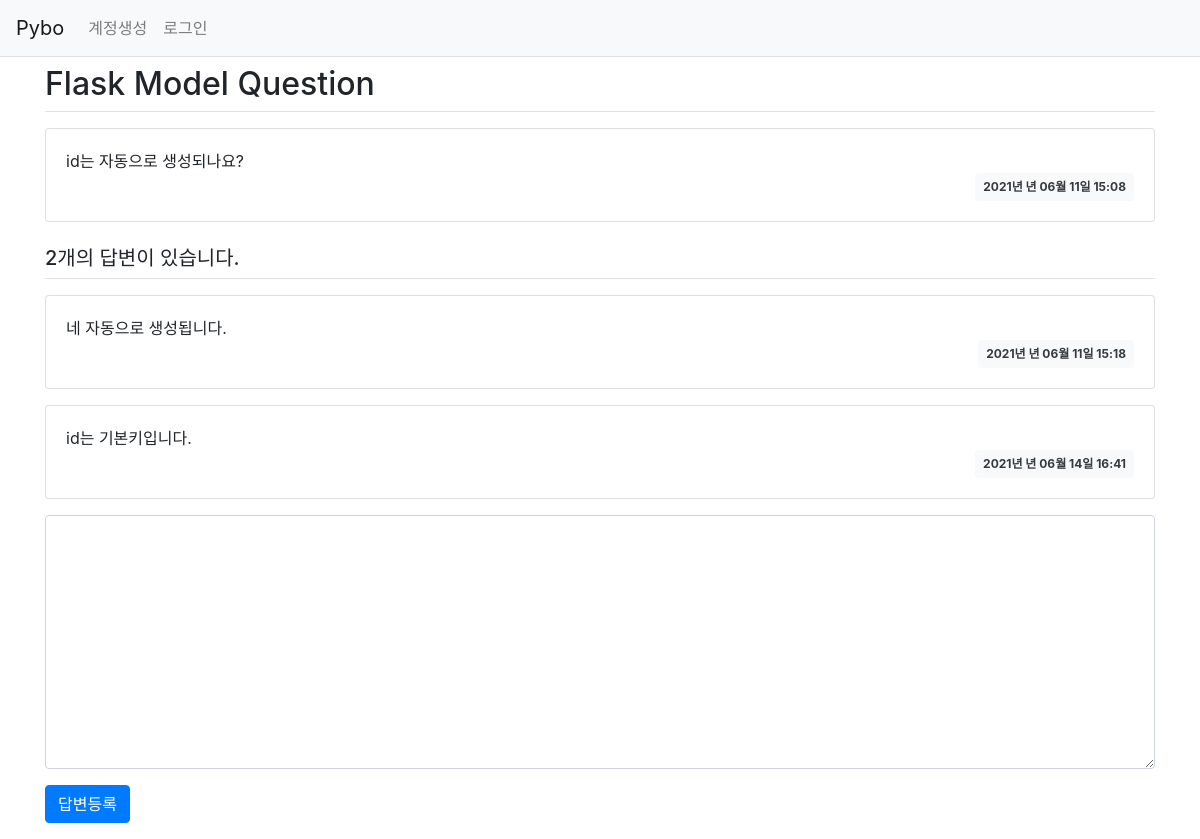
Screenshot of /question/detail/2/ with the database file from the repository.
### pybo/models.py (models this page shows)
class Question(db.Model) :
    id = db.Column(db.Integer, primary_key = True)              ## 질문 데이터의 고유 번호
    subject = db.Column(db.String(200), nullable = False)       ## 질문 제목
    content = db.Column(db.Text(), nullable = False)            ## 질문 내용
    create_date = db.Column(db.DateTime(), nullable = False)    ## 질문 작성 일시

class Answer(db.Model) :
    id = db.Column(db.Integer, primary_key = True)                                              ## 답변 데이터의 고유 번호
    question_id = db.Column(db.Integer, db.ForeignKey('question.id', ondelete = 'CASCADE'))     ## 질문 데이터의 고유 번호(어떤 질문에 달린 답변인지 알기위해)
    question = db.relationship('Question', backref = db.backref('answer_set', ))                ## 답변 모델에서 질문 모델을 참조하려고 추가 --답변 모델 객체에서 질문 모델 객체의 제목을 참조(answer.question.subject)
    content = db.Column(db.Text(), nullable = False)                                            ## 답변 내용
    create_date = db.Column(db.DateTime(), nullable = False)                                    ## 답변 작성 일시

### pybo/views/question_views.py (the view)
@bp.route('/detail/<int:question_id>/')
def detail(question_id) :
    form = AnswerForm()
    question = Question.query.get_or_404(question_id)
    return render_template('question/question_detail.html', question = question, form=form)

### pybo/forms.py
class AnswerForm(FlaskForm) :
    content = TextAreaField('내용',validators=[DataRequired(' 내용은 필수입력사항입니다.')])

### pybo/filter.py (called while the page is built)
def format_datetime(value, fmt='%Y년 %n년 %m월 %d일 %H:%M') :
    return value.strftime(fmt)

### pybo/views/auth_views.py (called while the page is built)
@bp.before_app_request
def load_logged_in_user() :
    user_id = session.get('user_id')
    if user_id is None :
        g.user = None
    else :
        g.user = User.query.get(user_id)

### pybo/templates/question/question_detail.html (shortened to what this page needs)
{% extends 'base.html' %}
{% block content %}
<div class="container md">
    <h2 class="border-bottom py-2">{{ question.subject }}</h2>
    <div class="card my-3">
        <div class="card-body">
            <div class="card-text" style="white-space: pre-line;">{{ question.content }}</div>
            <div class="d-flex justify-content-end">
                <div class="badge bg-light text-dark p-2">
                    {{ question.create_date | datetime }}
                </div>
            </div>
        </div>
    </div>
    <h5 class="border-bottom py-2">{{ question.answer_set | length }}개의 답변이 있습니다.</h5>
    {% for answer in question.answer_set %}
    <div class="card my-3">
        <div class="card-body">
            <div class="card-text" style="white-space: pre-line;">{{ answer.content }}</div>
            <div class="d-flex justify-content-end">
                <div class="badge bg-light text-dark p-2">
                    {{ answer.create_date | datetime }}
                </div>
            </div>
        </div>
    </div>
    {% endfor %}
    <form action="{{ url_for('answer.create', question_id=question.id) }}" method="post" class="my-3">
        <div class="form-group">
            <textarea name="content" id="content" class="form-control" rows="10"></textarea>
        </div>
        <input type="submit" value="답변등록" class="btn btn-primary">
    </form>
</div>
{% endblock %}

### pybo/templates/base.html (shortened to what this page needs)
<!DOCTYPE html>
<html lang="ko">
<head>
    <link rel="stylesheet" href="{{ url_for('static', filename='bootstrap.min.css') }}">
    <link rel="stylesheet" href="{{ url_for('static', filename='style.css') }}">
</head>
<body>
{% include "navbar.html" %}
{% block content %}
{% endblock %}
</body>
</html>

### pybo/templates/navbar.html (shortened to what this page needs)
<nav class="navbar navbar-expand-lg navbar-light bg-light border-bottom">
    <a class="navbar-brand" href="{{ url_for('main.index') }}">Pybo</a>
    <div class="collapse navbar-collapse flex-grow-0" id="navbarNav">
        {% if g.user %}
        <ul class="navbar-nav">
            <li class="nav-item">
                <a class="nav-link" href="#">{{ g.user.username }} (로그아웃)</a>
            </li>
        </ul>
        {% else %}
        <ul class="navbar-nav">
            <li class="nav-items">
                <a class="nav-link" href="{{ url_for('auth.signup') }}">계정생성</a>
            </li>
            <li class="nav-item">
                <a class="nav-link" href="{{ url_for('auth.login') }}">로그인</a>
            </li>
        </ul>
        {% endif %}
    </div>
</nav>

### rows the page displays
Question: subject "Flask Model Question", content "id는 자동으로 생성되나요?", create_date "2021년 년 06월 11일 15:08"
Answer: content "네 자동으로 생성됩니다.", create_date "2021년 년 06월 11일 15:18"
Answer: content "id는 기본키입니다.", create_date "2021년 년 06월 14일 16:41"

### other values shown
{{ question.answer_set | length }} "2"
